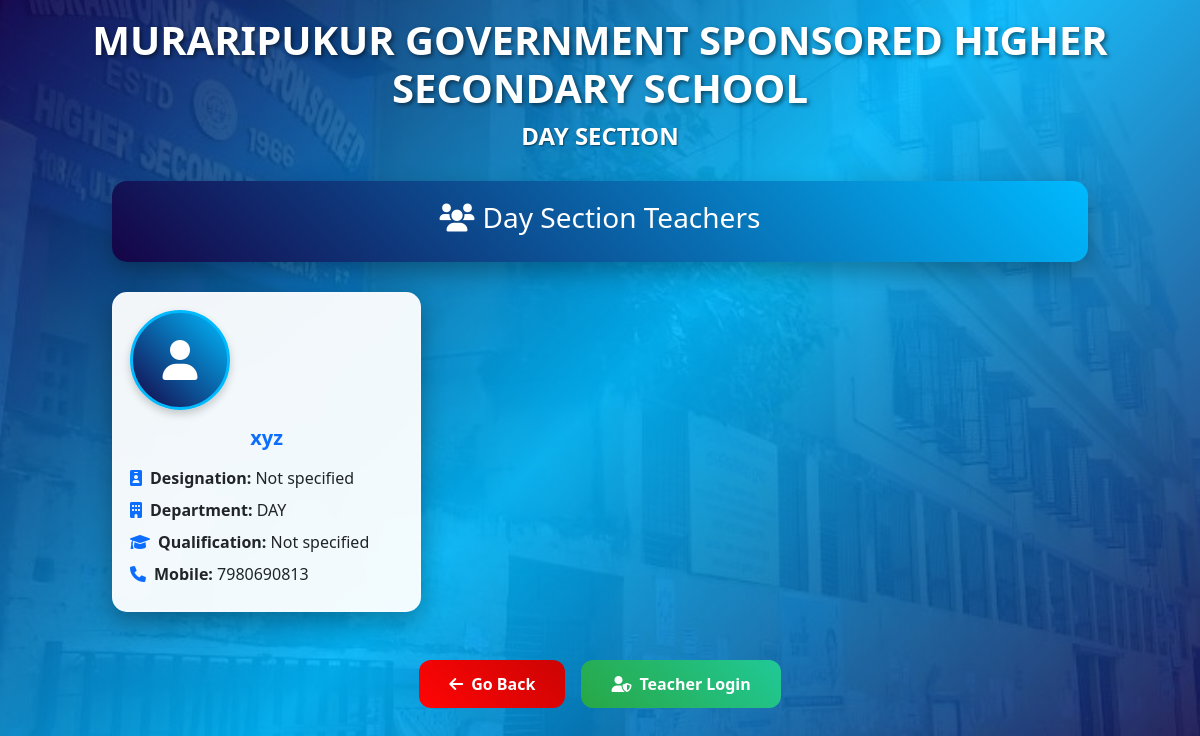
The app's page /teacher/day/ with its own data.
### teacher/models.py (models this page shows, shortened)
class Teacher(models.Model):
    teacher = models.CharField(max_length=20)
    password = models.CharField(max_length=10)
    mobile = models.IntegerField(null=True, blank=True)
    img = models.ImageField(upload_to='teacher_image', null=True, blank=True)
    pdf_document = models.FileField(upload_to='teacher_cv', null=True, blank=True)
    designation=models.CharField(max_length=10, null=True, blank=True)
    qualification=models.CharField(max_length=20, null=True, blank=True)
    department=models.CharField(max_length=10, null=True, blank=True)

### teacher/views.py (the view)
# urls.py: path('day/', views.day_section, name='day'),
def day_section(request):
    day_teachers = Teacher.objects.filter(department='DAY')
    return render(request, 'day.html', {
        'teachers': day_teachers,
        'section': 'Day Section'
    })

### teacher/templates/day.html (shortened to what this page needs)
{% load static %}
<!DOCTYPE html>
<html lang="en">
<head>
    <link href="https://cdn.jsdelivr.net/npm/bootstrap@5.3.0/dist/css/bootstrap.min.css" rel="stylesheet">
    <link rel="stylesheet" href="https://cdnjs.cloudflare.com/ajax/libs/font-awesome/6.0.0/css/all.min.css">
    <link rel="stylesheet" href="{% static 'home_page.css' %}">
</head>
<body>
    <div class="container-fluid">
        <div class="text-center mb-4 pt-3">
            <h1 class="header-title">MURARIPUKUR GOVERNMENT SPONSORED HIGHER SECONDARY SCHOOL</h1>
            <h2 class="header-subtitle">{{ section|upper }}</h2>
        </div>
        <div class="row justify-content-center">
            <div class="col-lg-10">
                <div class="section-header text-center">
                    <h3><i class="fas fa-users me-2"></i>{{ section }} Teachers</h3>
                </div>
                {% if teachers %}
                    <div class="row">
                        {% for teacher in teachers %}
                            <div class="col-lg-4 col-md-6 mb-4">
                                <div class="card teacher-card h-100">
                                    <div class="card-body text-center">
                                        {% if teacher.img %}
                                            <img src="{{ teacher.img.url }}" alt="{{ teacher.teacher }}" class="teacher-image mb-3">
                                        {% else %}
                                            <div class="no-image mb-3">
                                                <i class="fas fa-user"></i>
                                            </div>
                                        {% endif %}
                                        <h5 class="card-title text-primary fw-bold">{{ teacher.teacher }}</h5>
                                        <div class="text-start mt-3">
                                            <p class="mb-2"><strong><i class="fas fa-id-badge me-2 text-primary"></i>Designation:</strong> {{ teacher.designation|default:"Not specified" }}</p>
                                            <p class="mb-2"><strong><i class="fas fa-building me-2 text-primary"></i>Department:</strong> {{ teacher.department|default:"Not specified" }}</p>
                                            <p class="mb-2"><strong><i class="fas fa-graduation-cap me-2 text-primary"></i>Qualification:</strong> {{ teacher.qualification|default:"Not specified" }}</p>
                                            <p class="mb-2"><strong><i class="fas fa-phone me-2 text-primary"></i>Mobile:</strong> {{ teacher.mobile|default:"Not provided" }}</p>
                                        </div>
                                    </div>
                                </div>
                            </div>
                        {% endfor %}
                    </div>
                {% endif %}
            </div>
        </div>
        <div class="text-center mt-4 pb-4">
            <div class="d-flex justify-content-center gap-3">
                <a href="javascript:history.back()" class="btn btn-back">
                    <i class="fas fa-arrow-left me-2"></i>Go Back
                </a>
                <a href="{% url 'teacher_login_page' %}" class="btn btn-staff-login">
                    <i class="fas fa-user-shield me-2"></i>Teacher Login
                </a>
            </div>
        </div>
    </div>
</body>
</html>

### static/home_page.css (style rules this page uses)
body { background-image: linear-gradient(rgba(70, 130, 180, .8), rgba(179, 49, 49, 0.8)), url("murari-pukur-government-sponsored-higher-secondary-school-ultadanga-main-road-kolkata-senior-secondary-schools-i6hmani5tn.jpg"); background-size: cover; background-attachment: fixed; min-height: 100vh; font-family: 'Segoe UI', Tahoma, Geneva, Verdana, sans-serif; }
.header-title { font-size: 2.5rem; font-weight: bold; color: #ff0505; text-shadow: 2px 2px 4px rgba(0,0,0,0.5); margin-bottom: 10px; }
.header-subtitle { font-size: 1.5rem; font-weight: bold; color: #ff0505; text-shadow: 1px 1px 2px rgba(0,0,0,0.5); margin-bottom: 30px; }

### records on screen
Teacher: teacher "xyz", designation "Not specified", department "DAY", qualification "Not specified", mobile "7980690813"

### other values on screen
{{ section|upper }} "DAY SECTION"
{{ section }} "Day Section"
